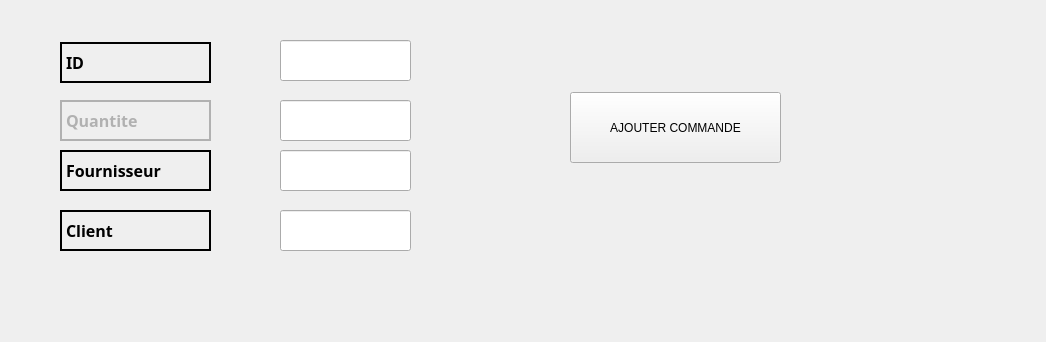
        <widget class="QWidget" name="tab_41">
         <attribute name="title">
          <string>Ajouter commande</string>
         </attribute>
         <widget class="QLabel" name="label_109">
          <property name="geometry">
           <rect>
            <x>6</x>
            <y>12</y>
            <width>1031</width>
            <height>321</height>
           </rect>
          </property>
          <property name="text">
           <string/>
          </property>
         </widget>
         <widget class="QLabel" name="label_110">
          <property name="geometry">
           <rect>
            <x>60</x>
            <y>42</y>
            <width>151</width>
            <height>41</height>
           </rect>
          </property>
          <property name="font">
           <font>
            <family>Arial Black</family>
            <pointsize>12</pointsize>
            <weight>75</weight>
            <bold>true</bold>
           </font>
          </property>
          <property name="contextMenuPolicy">
           <enum>Qt::DefaultContextMenu</enum>
          </property>
          <property name="frameShape">
           <enum>QFrame::WinPanel</enum>
          </property>
          <property name="text">
           <string>ID</string>
          </property>
         </widget>
         <widget class="QLabel" name="label_111">
          <property name="geometry">
           <rect>
            <x>60</x>
            <y>100</y>
            <width>151</width>
            <height>41</height>
           </rect>
          </property>
          <property name="palette">
           <palette>
            <active>
             <colorrole role="WindowText">
              <brush brushstyle="SolidPattern">
               <color alpha="255">
                <red>177</red>
                <green>177</green>
                <blue>177</blue>
               </color>
              </brush>
             </colorrole>
             <colorrole role="Button">
              <brush brushstyle="SolidPattern">
               <color alpha="255">
                <red>50</red>
                <green>50</green>
                <blue>50</blue>
               </color>
              </brush>
             </colorrole>
             <colorrole role="Text">
              <brush brushstyle="SolidPattern">
               <color alpha="255">
                <red>177</red>
                <green>177</green>
                <blue>177</blue>
               </color>
              </brush>
             </colorrole>
             <colorrole role="ButtonText">
              <brush brushstyle="SolidPattern">
               <color alpha="255">
                <red>177</red>
                <green>177</green>
                <blue>177</blue>
               </color>
              </brush>
             </colorrole>
             <colorrole role="Base">
              <brush brushstyle="SolidPattern">
               <color alpha="255">
                <red>50</red>
                <green>50</green>
                <blue>50</blue>
               </color>
              </brush>
             </colorrole>
             <colorrole role="Window">
              <brush brushstyle="SolidPattern">
               <color alpha="255">
                <red>50</red>
                <green>50</green>
                <blue>50</blue>
               </color>
              </brush>
             </colorrole>
             <colorrole role="PlaceholderText">
              <brush brushstyle="NoBrush">
               <color alpha="128">
                <red>177</red>
                <green>177</green>
                <blue>177</blue>
               </color>
              </brush>
             </colorrole>
            </active>
            <inactive>
             <colorrole role="WindowText">
              <brush brushstyle="SolidPattern">
               <color alpha="255">
                <red>177</red>
                <green>177</green>
                <blue>177</blue>
               </color>
              </brush>
             </colorrole>
             <colorrole role="Button">
              <brush brushstyle="SolidPattern">
               <color alpha="255">
                <red>50</red>
                <green>50</green>
                <blue>50</blue>
               </color>
              </brush>
             </colorrole>
             <colorrole role="Text">
              <brush brushstyle="SolidPattern">
               <color alpha="255">
                <red>177</red>
                <green>177</green>
                <blue>177</blue>
               </color>
              </brush>
             </colorrole>
             <colorrole role="ButtonText">
              <brush brushstyle="SolidPattern">
               <color alpha="255">
                <red>177</red>
                <green>177</green>
                <blue>177</blue>
               </color>
              </brush>
             </colorrole>
             <colorrole role="Base">
              <brush brushstyle="SolidPattern">
               <color alpha="255">
                <red>50</red>
                <green>50</green>
                <blue>50</blue>
               </color>
              </brush>
             </colorrole>
             <colorrole role="Window">
              <brush brushstyle="SolidPattern">
               <color alpha="255">
                <red>50</red>
                <green>50</green>
                <blue>50</blue>
               </color>
              </brush>
             </colorrole>
             <colorrole role="PlaceholderText">
              <brush brushstyle="NoBrush">
               <color alpha="128">
                <red>177</red>
                <green>177</green>
                <blue>177</blue>
               </color>
              </brush>
             </colorrole>
            </inactive>
            <disabled>
             <colorrole role="WindowText">
              <brush brushstyle="SolidPattern">
               <color alpha="255">
                <red>64</red>
                <green>64</green>
                <blue>64</blue>
               </color>
              </brush>
             </colorrole>
             <colorrole role="Button">
              <brush brushstyle="SolidPattern">
               <color alpha="255">
                <red>50</red>
                <green>50</green>
                <blue>50</blue>
               </color>
              </brush>
             </colorrole>
             <colorrole role="Text">
              <brush brushstyle="SolidPattern">
               <color alpha="255">
                <red>64</red>
                <green>64</green>
                <blue>64</blue>
               </color>
              </brush>
             </colorrole>
             <colorrole role="ButtonText">
              <brush brushstyle="SolidPattern">
               <color alpha="255">
                <red>64</red>
                <green>64</green>
                <blue>64</blue>
               </color>
              </brush>
             </colorrole>
             <colorrole role="Base">
              <brush brushstyle="SolidPattern">
               <color alpha="255">
                <red>50</red>
                <green>50</green>
                <blue>50</blue>
               </color>
              </brush>
             </colorrole>
             <colorrole role="Window">
              <brush brushstyle="SolidPattern">
               <color alpha="255">
                <red>50</red>
                <green>50</green>
                <blue>50</blue>
               </color>
              </brush>
             </colorrole>
             <colorrole role="PlaceholderText">
              <brush brushstyle="NoBrush">
               <color alpha="128">
                <red>177</red>
                <green>177</green>
                <blue>177</blue>
               </color>
              </brush>
             </colorrole>
            </disabled>
           </palette>
          </property>
          <property name="font">
           <font>
            <family>Arial Black</family>
            <pointsize>12</pointsize>
            <weight>75</weight>
            <bold>true</bold>
           </font>
          </property>
          <property name="contextMenuPolicy">
           <enum>Qt::DefaultContextMenu</enum>
          </property>
          <property name="frameShape">
           <enum>QFrame::WinPanel</enum>
          </property>
          <property name="text">
           <string>Quantite</string>
          </property>
         </widget>
         <widget class="QLabel" name="label_112">
          <property name="geometry">
           <rect>
            <x>60</x>
            <y>150</y>
            <width>151</width>
            <height>41</height>
           </rect>
          </property>
          <property name="font">
           <font>
            <family>Arial Black</family>
            <pointsize>12</pointsize>
            <weight>75</weight>
            <bold>true</bold>
           </font>
          </property>
          <property name="contextMenuPolicy">
           <enum>Qt::DefaultContextMenu</enum>
          </property>
          <property name="frameShape">
           <enum>QFrame::WinPanel</enum>
          </property>
          <property name="text">
           <string>Fournisseur</string>
          </property>
         </widget>
         <widget class="QLabel" name="label_113">
          <property name="geometry">
           <rect>
            <x>60</x>
            <y>210</y>
            <width>151</width>
            <height>41</height>
           </rect>
          </property>
          <property name="font">
           <font>
            <family>Arial Black</family>
            <pointsize>12</pointsize>
            <weight>75</weight>
            <bold>true</bold>
           </font>
          </property>
          <property name="contextMenuPolicy">
           <enum>Qt::DefaultContextMenu</enum>
          </property>
          <property name="frameShape">
           <enum>QFrame::WinPanel</enum>
          </property>
          <property name="text">
           <string>Client</string>
          </property>
         </widget>
         <widget class="QLineEdit" name="lineEdit_i_2">
          <property name="geometry">
           <rect>
            <x>280</x>
            <y>40</y>
            <width>131</width>
            <height>41</height>
           </rect>
          </property>
         </widget>
         <widget class="QLineEdit" name="lineEdit_q_2">
          <property name="geometry">
           <rect>
            <x>280</x>
            <y>100</y>
            <width>131</width>
            <height>41</height>
           </rect>
          </property>
         </widget>
         <widget class="QLineEdit" name="lineEdit_f_2">
          <property name="geometry">
           <rect>
            <x>280</x>
            <y>150</y>
            <width>131</width>
            <height>41</height>
           </rect>
          </property>
         </widget>
         <widget class="QLineEdit" name="lineEdit_c_2">
          <property name="geometry">
           <rect>
            <x>280</x>
            <y>210</y>
            <width>131</width>
            <height>41</height>
           </rect>
          </property>
         </widget>
         <widget class="QPushButton" name="ajouterc_3">
          <property name="geometry">
           <rect>
            <x>570</x>
            <y>92</y>
            <width>211</width>
            <height>71</height>
           </rect>
          </property>
          <property name="text">
           <string>AJOUTER COMMANDE</string>
          </property>
         </widget>
        </widget>
